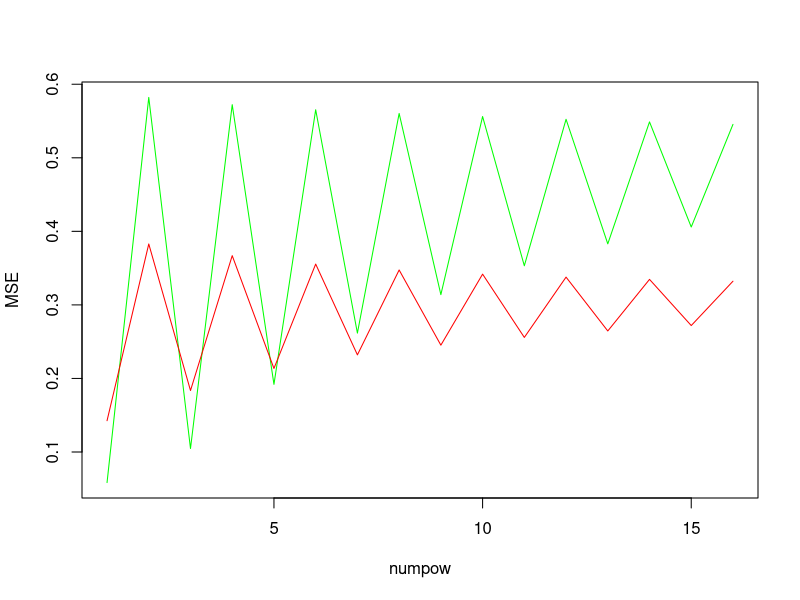

This figure's R source:
#Partner: Izcalli Rios-Aguirre

# clear memory
rm(list=ls(all=TRUE))

# simulate data
set.seed(32)
npts = 32
x = seq(from=-1,to=1,length.out=npts)
y = x + rnorm(n=npts,mean=0,sd=0.5)

# split into test and train
trainind = seq(from=1,to=32,by=2)
xtrain = x[trainind]
ytrain = y[trainind]
xtest = x[-trainind]
ytest = y[-trainind]

# plot training set data
#par(mfrow=c(2,1))
#plot(xtrain, ytrain, pch=20)

# Creates test and train MSE vectors with 16 slots, full of zeroes
numpow = c(1:16)
testMSE = numeric(length = 16L)
trainMSE = numeric(length = 16L)

# Calculates the MSE for train set 16 times
for (i in numpow) {
xnam = paste("I(x**",c(i:numpow[i]),")",sep='')
regression = as.formula(paste("y ~ ", paste(xnam, collapse="+")))
train = data.frame(x=xtrain,y=ytrain)
mylm = lm(regression, data=train)
MSE = mean((predict(mylm) - ytrain)^2)
trainMSE[i] = MSE
}

# Calculates the MSE of test set 16 times
for (i in numpow) {
xnam = paste("I(x**",c(i:numpow[i]),")",sep='')
regression = as.formula(paste("y ~ ", paste(xnam, collapse="+")))
test = data.frame(x=xtest,y=ytest)
mylm = lm(regression, data=test)
MSE = mean((predict(mylm) - ytest)^2)
testMSE[i] = MSE
}

#plots trainMSE and testMSE on the same graph
plot(numpow, trainMSE, type = 'l', col = 'green', ylab = "MSE")
lines(numpow, testMSE, type = 'l', col = 'red')

# plot training set predictions
# note that they go right through the data points
#lines(xtrain, predict(mylm), col='red')

# plot test set data
#plot(xtest, ytest, pch=18, ylim=c(-10,10))

# compute test predictions
#test = data.frame(x=xtest,y=ytest)
#testpred = predict(mylm, newdata=test)

# plot test set predictions
#lines(xtest, testpred, col='blue')




